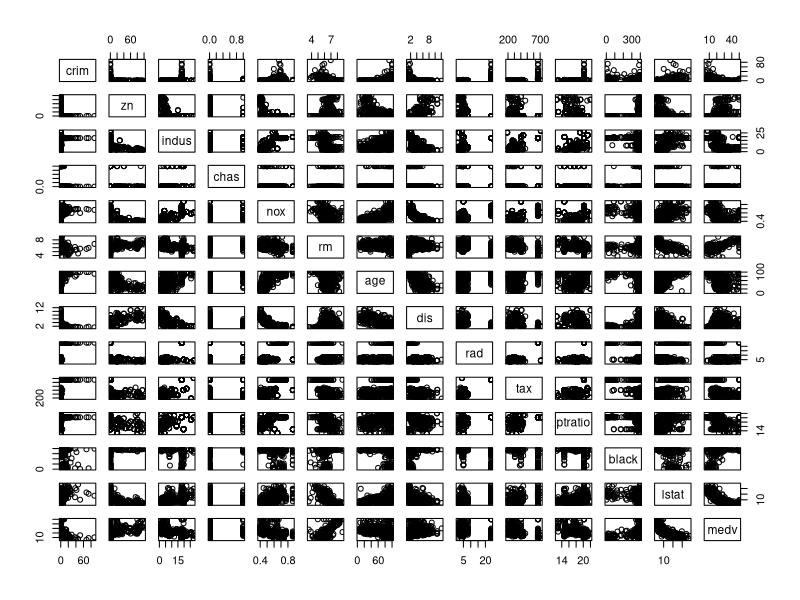
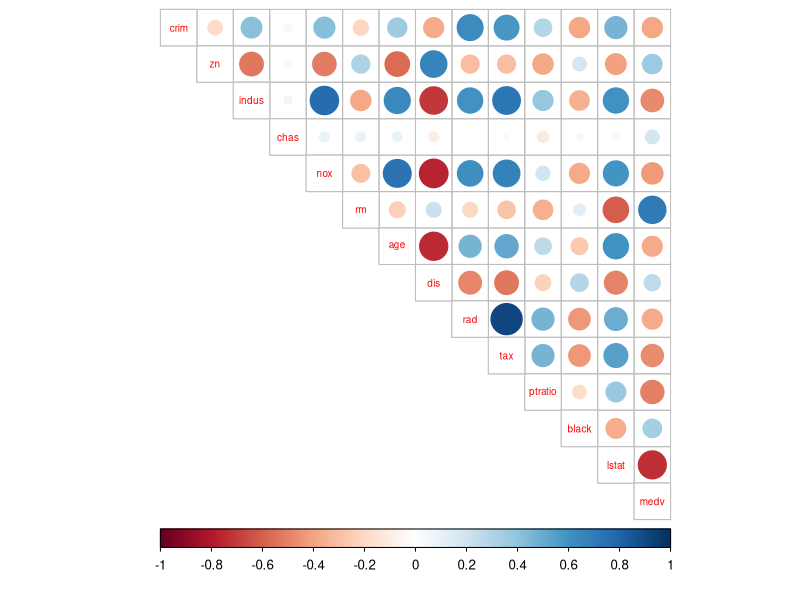
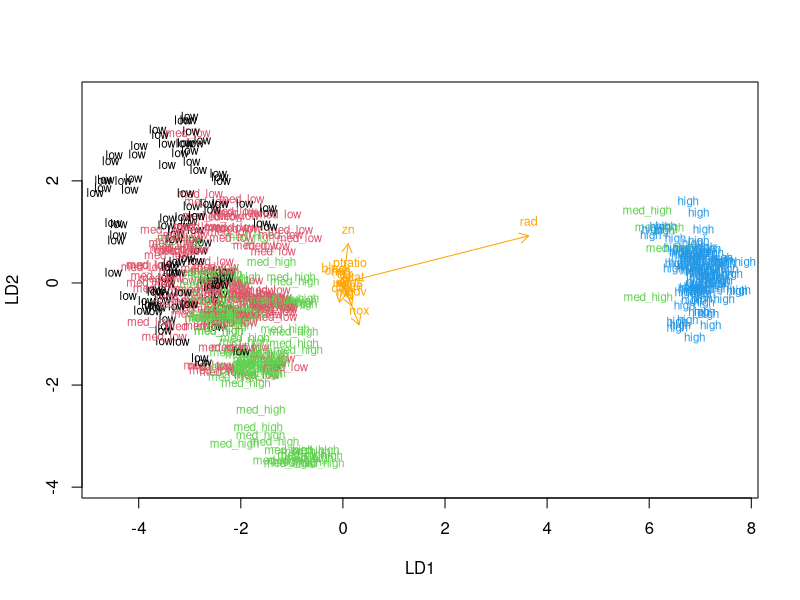
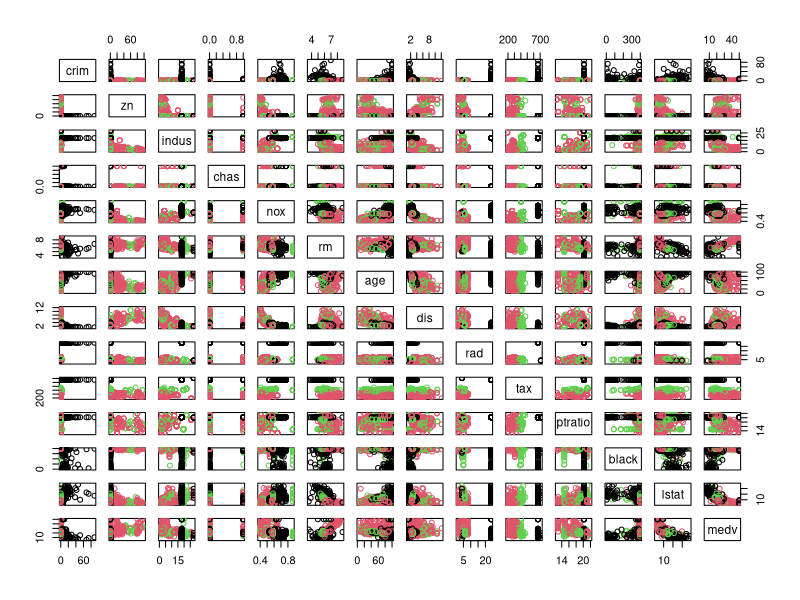
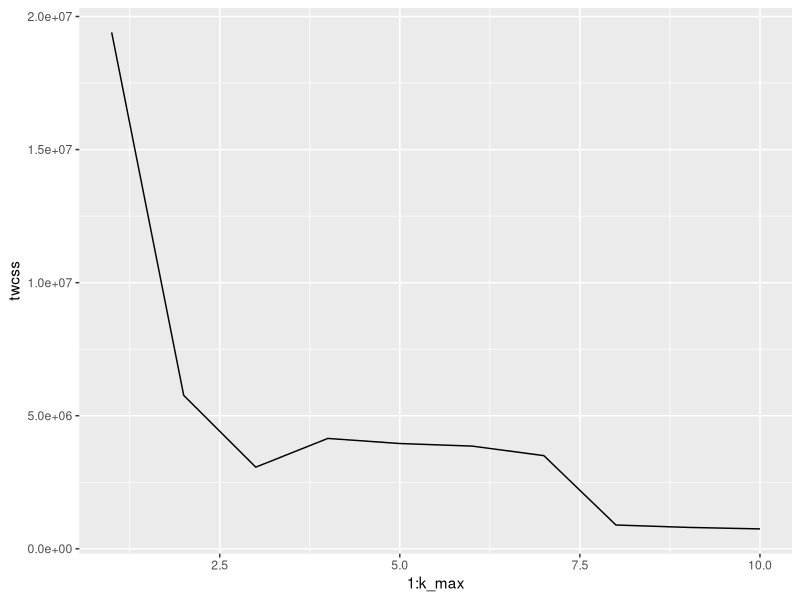
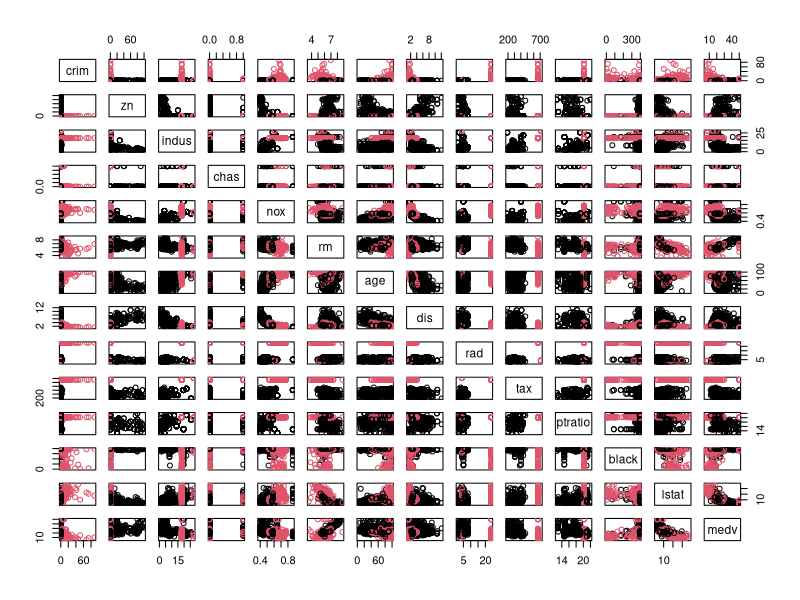

Here is the R script that generated these plots, in order:
## ---- chunk 1

# access the MASS package
library(MASS)

# load the data
data("Boston")

# explore the dataset
str(Boston)
summary(Boston)

# plot matrix of the variables
pairs(Boston)
## ---- chunk 2
library(tidyverse)
library(corrplot)
# calculate the correlation matrix and round it
cor_matrix<-cor(Boston) %>% round(digits = 2)

# print the correlation matrix
cor_matrix

# visualize the correlation matrix
corrplot(cor_matrix, method="circle", type="upper", cl.pos="b", tl.pos="d", tl.cex = 0.6)
## ---- chunk 3
# center and standardize variables
boston_scaled <- scale(Boston)

# summaries of the scaled variables
summary(boston_scaled)

# class of the boston_scaled object
class(boston_scaled)

# change the object to data frame
boston_scaled <- as.data.frame(boston_scaled)
## ---- chunk 4
# summary of the scaled crime rate
summary(boston_scaled$crim)

# create a quantile vector of crim and print it
bins <- quantile(boston_scaled$crim)
bins

# create a categorical variable 'crime'
crime <- cut(boston_scaled$crim, breaks = bins, include.lowest = TRUE, labels = c("low", "med_low", "med_high", "high"))

# look at the table of the new factor crime
table(crime)

# remove original crim from the dataset
boston_scaled <- dplyr::select(boston_scaled, -crim)

# add the new categorical value to scaled data
boston_scaled <- data.frame(boston_scaled, crime)
## ---- chunk 5
# number of rows in the Boston dataset 
n <- nrow(boston_scaled)

# choose randomly 80% of the rows
ind <- sample(n,  size = n * 0.8)

# create train set
train <- boston_scaled[ind,]

# create test set 
test <- boston_scaled[-ind,]

# save the correct classes from test data
correct_classes <- test$crime

# remove the crime variable from test data
test <- dplyr::select(test, -crime)
## ---- chunk 6
# linear discriminant analysis
lda.fit <- lda(crime ~ ., data = train)

# print the lda.fit object
lda.fit

# the function for lda biplot arrows
lda.arrows <- function(x, myscale = 1, arrow_heads = 0.1, color = "orange", tex = 0.75, choices = c(1,2)){
  heads <- coef(x)
  arrows(x0 = 0, y0 = 0, 
         x1 = myscale * heads[,choices[1]], 
         y1 = myscale * heads[,choices[2]], col=color, length = arrow_heads)
  text(myscale * heads[,choices], labels = row.names(heads), 
       cex = tex, col=color, pos=3)
}

# target classes as numeric
classes <- as.numeric(train$crime)

# plot the lda results
plot(lda.fit, dimen = 2, col = classes, pch = classes)
lda.arrows(lda.fit, myscale = 1)
## ---- chunk 7
# predict classes with test data
lda.pred <- predict(lda.fit, newdata = test)

# cross tabulate the results
table(correct = correct_classes, predicted = lda.pred$class)
## ---- chunk 8
library(MASS)
data('Boston')

# euclidean distance matrix
dist_eu <- dist(Boston)

# look at the summary of the distances
summary(dist_eu)

# manhattan distance matrix
dist_man <- dist(Boston, method = 'manhattan')

# look at the summary of the distances
summary(dist_man)
## ---- chunk 9
# k-means clustering
km <-kmeans(Boston, centers = 3)

# plot the Boston dataset with clusters
pairs(Boston, col = km$cluster)
## ---- chunk 10
# Boston dataset is available
set.seed(123)

# determine the number of clusters
k_max <- 10

# calculate the total within sum of squares
twcss <- sapply(1:k_max, function(k){kmeans(Boston, k)$tot.withinss})

# visualize the results
qplot(x = 1:k_max, y = twcss, geom = 'line')

# k-means clustering
km <-kmeans(Boston, centers = 2)

# plot the Boston dataset with clusters
pairs(Boston, col = km$cluster)
